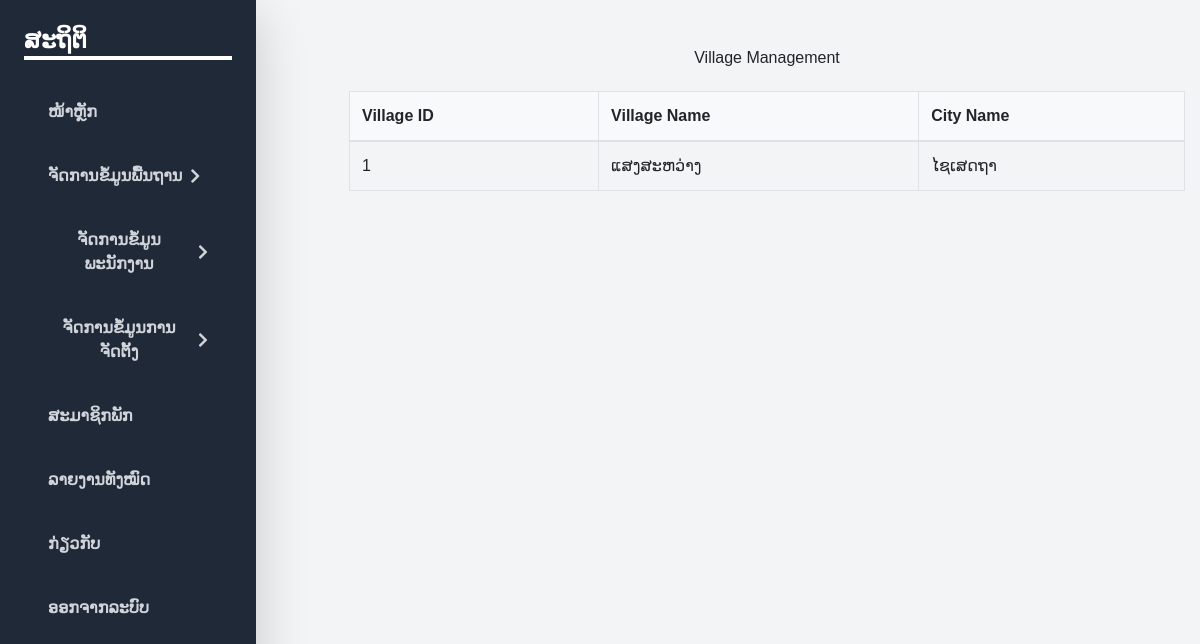
Page /village.php (signed in) on the committed database.
### tables this page shows
CREATE TABLE `villages` (
  `id` int(11) NOT NULL,
  `name` varchar(255) NOT NULL,
  `city_id` int(11) DEFAULT NULL
);

CREATE TABLE `cities` (
  `id` int(11) NOT NULL,
  `name` varchar(255) NOT NULL,
  `province_id` int(11) DEFAULT NULL
);

### village.php (the view, shortened to what this page needs)
<?php
include 'dbconnection.php';
$query = "SELECT villages.id, villages.name, cities.name AS city_name
          FROM villages
          JOIN cities ON villages.city_id = cities.id";
$villages = $conn->query($query);
?>
<!DOCTYPE html>
<html lang="en">
<head>
    <link rel="stylesheet" href="https://stackpath.bootstrapcdn.com/bootstrap/4.5.2/css/bootstrap.min.css">
</head>
<body>
    <?php include("nav.php"); ?>
    <div class="container mt-5 mx-auto">
        <h1 class="mb-4 text-center">Village Management</h1>
        <div class="table-container">
            <table class="table table-bordered">
                <thead>
                    <tr>
                        <th>Village ID</th>
                        <th>Village Name</th>
                        <th>City Name</th>
                    </tr>
                </thead>
                <tbody>
                    <?php while ($village = $villages->fetch_assoc()): ?>
                        <tr>
                            <td><?php echo htmlspecialchars($village['id']); ?></td>
                            <td><?php echo htmlspecialchars($village['name']); ?></td>
                            <td><?php echo htmlspecialchars($village['city_name']); ?></td>
                        </tr>
                    <?php endwhile; ?>
                </tbody>
            </table>
        </div>
    </div>
</body>
</html>

### village.php (style rules this page uses)
.table-container { max-height: 500px; overflow-y: auto; }
thead th { position: sticky; top: 0; background: #f8f9fa; z-index: 1; }

### nav.php (style rules this page uses)
body { font-family: 'Phetsarath OT', sans-serif; }

### rows in the picture
villages: id "1", name "ແສງສະຫວ່າງ", city.name "ໄຊເສດຖາ"
